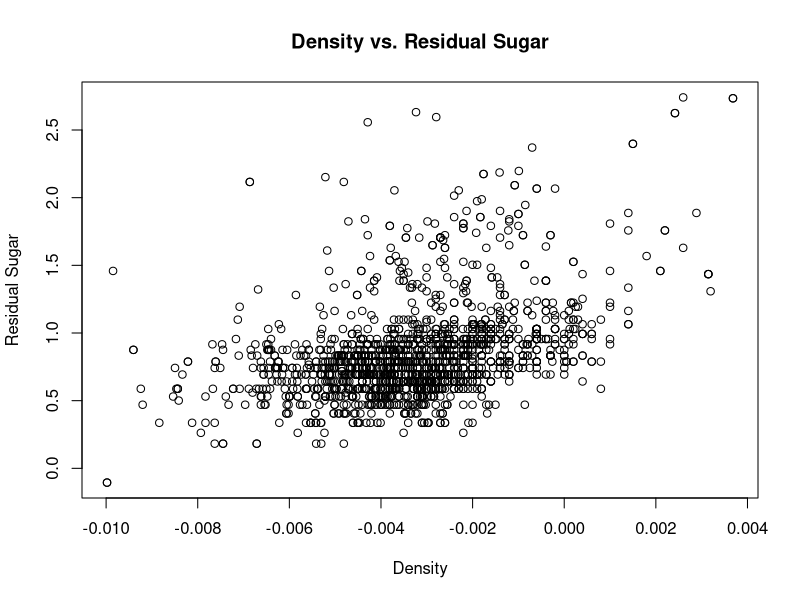

The R script that drew this image: (Note: this script raises an error after producing the figure.)
## ---- chunk 1
# load the ggplot2 library
library(ggplot2)
## ---- chunk 2
redwine <- read.csv('./winequality-red.csv')
head(redwine)
str(redwine)
## ---- chunk 3
meanQuality <- mean(redwine$quality)
meanAlcContent <- mean(redwine$alcohol)
meanQuality
meanAlcContent
## ---- chunk 4
plot(log(redwine$density), log(redwine$residual_sugar), xlab="Density", ylab="Residual Sugar", 
            main="Density vs. Residual Sugar")
## ---- chunk 5
alcoholLevels <- c("Medium", "High")

# cut the alc content into levels based on if they are > 11 or not and add to the dataframe
redwine$ALevels <- as.factors(cut(redwine$alcohol, breaks=c(0, 11, 1000), labels=alcoholLevels))
redwine$StoCl <- redwine$sulphates / redwine$chlorides
head(redwine)

ggplot(data=redwine, aes(x=ALevels, y=StoCl, fill=ALevels)) + 
    geom_boxplot(alpha=0.3) + 
    theme_minimal() + 
    labs(x="Alcohol Content", y="Sulphate to Chlorides ratio", title="Alcohol Content Boxplot", 
        caption="Red wine data") + 
    theme(plot.title = element_text(hjust = 0.5), 
        axis.text.x = element_text(angle = 45, hjust = 0.8))

sum(redwine$ALevels == "High")
## ---- chunk 6
highA <- hist(redwine$fixed_acidity[redwine$ALevels == "High"], breaks=50, plot=FALSE)
mediumA <- hist(redwine$fixed_acidity[redwine$ALevels == "Medium"], breaks=50, plot=FALSE)
plot(mediumA, col=rgb(0,1,0, 1/4), xlab="Fixed Acidity", main="Fixed acidity frequencies")
plot(highA, col=rgb(0,0,1,1/4), add=T)
legend("topright", c("High", "Medium"), col=c(rgb(0,0,1,1/4), rgb(0,1,0,1/4)), lwd=10)
## ---- chunk 7
reg <- lm(redwine$volatile_acidity ~ redwine$total_sulfur_dioxide)
reg
ggplot(redwine, aes(x=log(volatile_acidity), y=log(total_sulfur_dioxide), col=volatile_acidity)) + 
geom_point() +
geom_abline(intercept=0.5085, slope=0.004163) +
scale_colour_gradient(low="#eb4034", high="#4430b8")
## ---- chunk 8
reg <- lm(redwine$pH ~ redwine$total_sulfur_dioxide)
coeff <- coefficients(reg)
ggplot(redwine, aes(x=pH, y=total_sulfur_dioxide, col=pH)) +
geom_point() + 
geom_abline(intercept=coeff[1], slope=coeff[2], size=2) +
scale_colour_gradient(low="#eb4034", high="#4430b8")
## ---- chunk 9
forestfires <- read.csv("./forestfires.csv")
head(forestfires)
str(forestfires)
## ---- chunk 10
# Convert DC to numeric type
forestfires$DC <- as.numeric(forestfires$DC)
for (column in colnames(forestfires)) {
    print(column)
    if (is.numeric(forestfires[[column]])) {
        cat("Mean: ", as.character(mean(forestfires[[column]], na.rm=TRUE)), "\n")
        cat("Standard deviation: ", as.character(sd(forestfires[[column]], na.rm=TRUE)), "\n")
        cat("Range: ", as.character(range(forestfires[[column]], na.rm=TRUE)), "\n")
    }
}

numOfFiresPerMonth <- table(forestfires$month)
cat("Month with the max number of fires:", names(which.max(numOfFiresPerMonth)), "with", max(numOfFiresPerMonth[2]), "fires\n")
